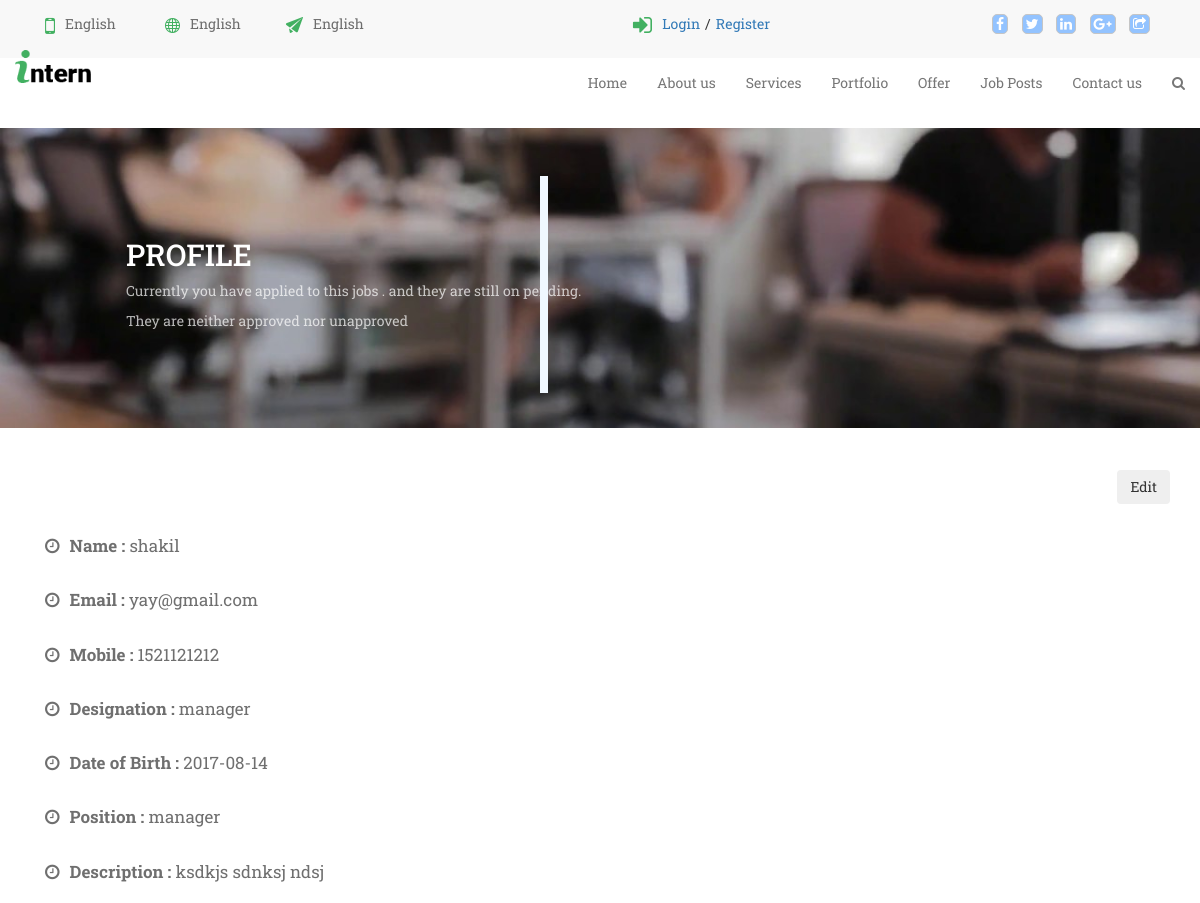
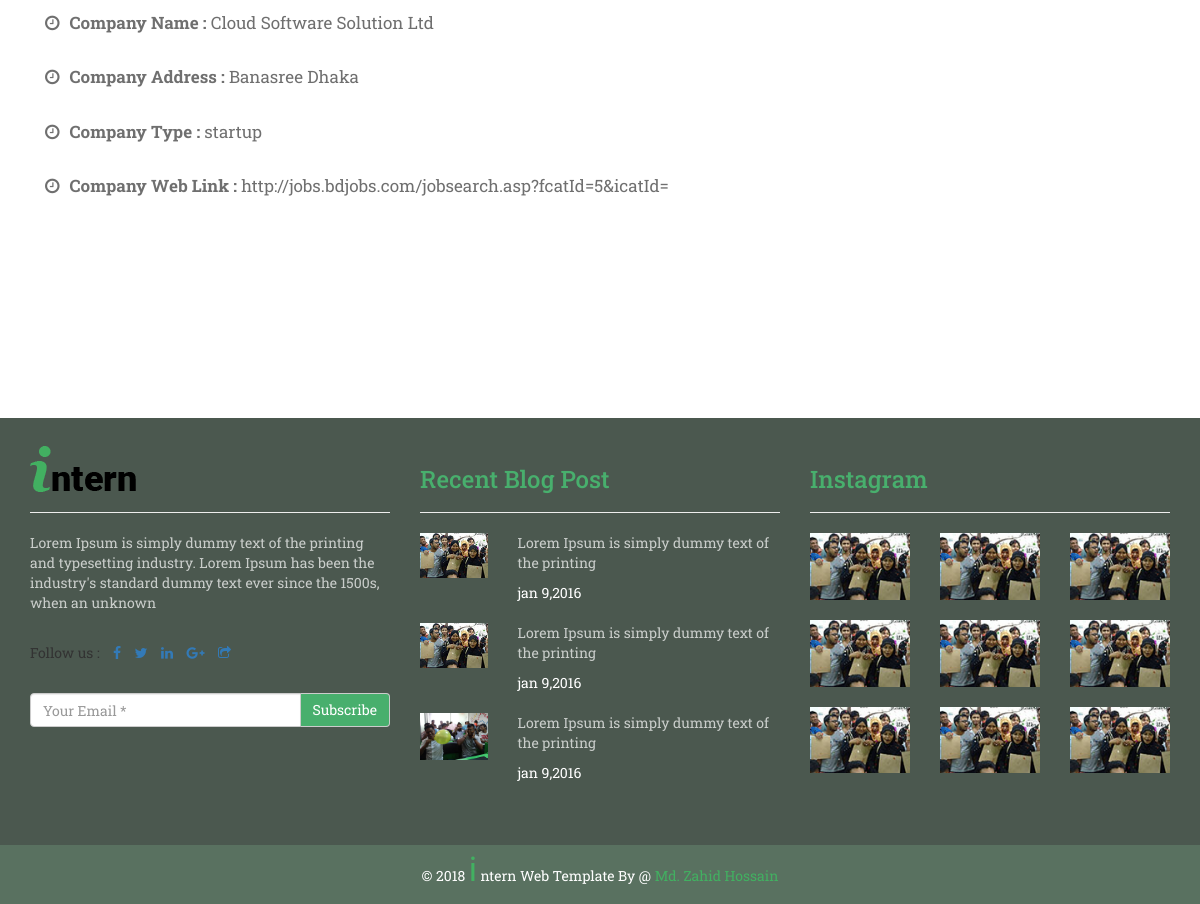
The page /empProfile.php?user=yay@gmail.com on the database its author committed (2 pictures, top to bottom).
### tables this page shows
CREATE TABLE `company` (
  `compId` int(11) NOT NULL,
  `empId` int(11) NOT NULL,
  `compName` text NOT NULL,
  `compAddress` text NOT NULL,
  `compWebLink` text,
  `compType` varchar(32) NOT NULL,
  `compDeleteDate` timestamp NULL DEFAULT NULL
);

CREATE TABLE `employer` (
  `eId` int(11) NOT NULL,
  `eName` varchar(30) NOT NULL,
  `ePass` varchar(100) NOT NULL,
  `eCompId` int(11) NOT NULL,
  `eDesignation` text NOT NULL,
  `eMobile` int(11) NOT NULL,
  `eMail` text NOT NULL,
  `ePosition` text NOT NULL,
  `eDescription` text NOT NULL,
  `eDob` date NOT NULL,
  `eDeleteDate` date DEFAULT NULL,
  `eLogin` date NOT NULL,
  `eLogout` date NOT NULL,
  `eLastActivity` timestamp NOT NULL DEFAULT CURRENT_TIMESTAMP ON UPDATE CURRENT_TIMESTAMP
);

### empProfile.php (the view, shortened to what this page needs)
<?php
    require "config.php";
    include "includes/header.php";
    include "includes/head.php";
    include "includes/navbar.php";
    $eMail = $_GET['user'];
       $statement = "select * from employer where eMail = '$eMail' ";
    $result = mysqli_query($conn,$statement);
    if(mysqli_num_rows($result) == 1 ){
        while($row = mysqli_fetch_assoc($result)){
            $eName = $row['eName'];
            $eCompId = $row['eCompId'];
            $eDesignation = $row['eDesignation'];
            $eMobile = $row['eMobile'];
            $eMail = $row['eMail'];
            $ePosition = $row['ePosition'];
            $eDescription = $row['eDescription'];
            $eDob = $row['eDob'];
            $query = "select * from company where compId = '$eCompId' ";
            $output = mysqli_query($conn,$query);
            if(mysqli_num_rows($output) == 1){
                while($row = mysqli_fetch_assoc($output)){
                    $compName = $row['compName'];
                    $compAddress = $row['compAddress'];
                    $compType = $row['compType'];
                    $compWebLink = $row['compWebLink'];
            ?>
<div class="top_banner">
           <div class="col-sm-6 top_banner_left">
               <h2>PROFILE</h2>
               <p>Currently you have applied to this jobs . and they are still on pending.</p>
               <p>They are neither approved nor unapproved</p>
           </div>
           <div class="col-sm-6"></div>
</div>
            <div class="container">
               <button class="btn btm-primary" style="float:right;"> Edit </button>
                <div class="col-sm-12">
                    <p class = "singlePost"><i class="fa fa-clock-o" aria-hidden="true"></i><b>Name : </b> <?php echo $eName ?> </p>
                    <p class = "singlePost"><i class="fa fa-clock-o" aria-hidden="true"></i><b>Email : </b> <?php echo $eMail ?> </p>
                    <p class = "singlePost"><i class="fa fa-clock-o" aria-hidden="true"></i><b>Mobile : </b> <?php echo $eMobile ?> </p>
                    <p class = "singlePost"><i class="fa fa-clock-o" aria-hidden="true"></i><b>Designation : </b> <?php echo $eDesignation ?> </p>
                    <p class = "singlePost"><i class="fa fa-clock-o" aria-hidden="true"></i><b>Date of Birth : </b> <?php echo $eDob ?> </p>
                    <p class = "singlePost"><i class="fa fa-clock-o" aria-hidden="true"></i><b>Position : </b> <?php echo $ePosition ?> </p>
                    <p class = "singlePost"><i class="fa fa-clock-o" aria-hidden="true"></i><b>Description : </b> <?php echo $eDescription ?> </p>
                    <p class = "singlePost"><i class="fa fa-clock-o" aria-hidden="true"></i><b>Company Name : </b> <?php echo $compName ?> </p>
                    <p class = "singlePost"><i class="fa fa-clock-o" aria-hidden="true"></i><b>Company Address : </b> <?php echo $compAddress ?> </p>
                    <p class = "singlePost"><i class="fa fa-clock-o" aria-hidden="true"></i><b>Company Type : </b> <?php echo $compType ?> </p>
                    <p class = "singlePost"><i class="fa fa-clock-o" aria-hidden="true"></i><b>Company Web Link : </b> <?php echo $compWebLink ?> </p>
                </div>
            </div>
     <?php
                }
            }
        }
    }
include "includes/last.php";
include "includes/footer.php";
?>

### css/style.css (style rules this page uses)
body { font-family: 'Roboto Slab', serif; }
p { opacity: .7; }
.singlePost { font-size: 17px; margin-top: 30px; }
.singlePost b { margin-left: 10px; }
.top_banner { background-image: url(../images/catgpic.jpg); background-color: #198a23; background-position: 0 100%; background-size: cover; background-repeat: no-repeat; min-height: 300px; overflow: hidden; margin-bottom: 3em; }
.top_banner_left { color: white; padding: 90px 9px 4px 9em; position: relative; }
.top_banner_left::after { content: ''; width: 0; height: 100%; position: absolute; bottom: -48px; left: 90%; border: 4px solid aliceblue; -moz-transform: skewX(10deg); transform: skewX(10deg)\; }

### rows shown on the page
employer: eName "shakil", eMail "yay@gmail.com", eMobile "1521121212", eDesignation "manager", eDob "2017-08-14", ePosition "manager", eDescription "ksdkjs sdnksj ndsj"
company: compName "Cloud Software Solution Ltd", compAddress "Banasree Dhaka", compType "startup", compWebLink "http://jobs.bdjobs.com/jobsearch.asp?fcatId=5&icatId="
